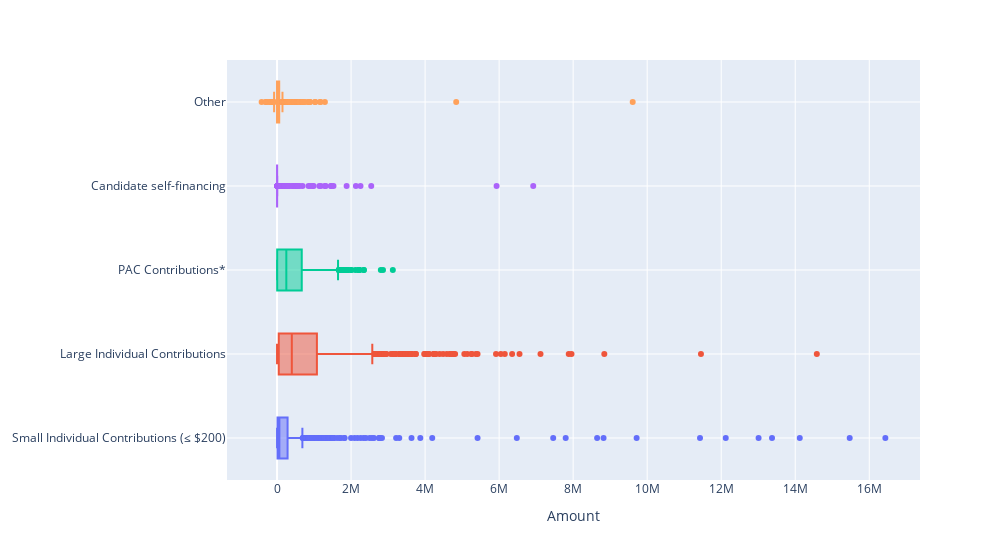

Notebook cell for this chart:
### Code cell
fig = px.box(all_contributions_by_source, 
             y = "Type of Contribution", 
             x = "Amount", 
             points="outliers",
             hover_name = 'Name',
             color = 'Type of Contribution', 
             orientation = 'h',
             width = 1000)
fig.update_layout(showlegend=False,
                  yaxis = go.layout.YAxis(
                      tickangle = 0, 
                      tickfont = {'size':12},
                      gridcolor = 'white')) 
fig.show()

### Figure 1 — Plotly figure (JSON) as saved in the notebook; plotly's stock layout.template omitted (floating-point values rounded to 4 significant figures; data arrays with more than 128 entries replaced by an {"elided": "..."} marker saying what was removed)
{"data": [{"alignmentgroup": "True", "boxpoints": "outliers", "hovertemplate": "<b>%{hovertext}</b><br><br>Type of Contribution=%{y}<br>Amount=%{x}<extra></extra>", "hovertext": {"elided": "899 str values"}, "legendgroup": "Small Individual Contributions (≤ $200)", "marker": {"color": "#636efa"}, "name": "Small Individual Contributions (≤ $200)", "notched": false, "offsetgroup": "Small Individual Contributions (≤ $200)", "orientation": "h", "showlegend": true, "type": "box", "x": {"elided": "899 int values"}, "x0": " ", "xaxis": "x", "y": {"elided": "899 str values"}, "y0": " ", "yaxis": "y"}, {"alignmentgroup": "True", "boxpoints": "outliers", "hovertemplate": "<b>%{hovertext}</b><br><br>Type of Contribution=%{y}<br>Amount=%{x}<extra></extra>", "hovertext": {"elided": "899 str values"}, "legendgroup": "Large Individual Contributions", "marker": {"color": "#EF553B"}, "name": "Large Individual Contributions", "notched": false, "offsetgroup": "Large Individual Contributions", "orientation": "h", "showlegend": true, "type": "box", "x": {"elided": "899 int values"}, "x0": " ", "xaxis": "x", "y": {"elided": "899 str values"}, "y0": " ", "yaxis": "y"}, {"alignmentgroup": "True", "boxpoints": "outliers", "hovertemplate": "<b>%{hovertext}</b><br><br>Type of Contribution=%{y}<br>Amount=%{x}<extra></extra>", "hovertext": {"elided": "899 str values"}, "legendgroup": "PAC Contributions*", "marker": {"color": "#00cc96"}, "name": "PAC Contributions*", "notched": false, "offsetgroup": "PAC Contributions*", "orientation": "h", "showlegend": true, "type": "box", "x": {"elided": "899 int values"}, "x0": " ", "xaxis": "x", "y": {"elided": "899 str values"}, "y0": " ", "yaxis": "y"}, {"alignmentgroup": "True", "boxpoints": "outliers", "hovertemplate": "<b>%{hovertext}</b><br><br>Type of Contribution=%{y}<br>Amount=%{x}<extra></extra>", "hovertext": {"elided": "899 str values"}, "legendgroup": "Candidate self-financing", "marker": {"color": "#ab63fa"}, "name": "Candidate self-financing", "notched": false, "offsetgroup": "Candidate self-financing", "orientation": "h", "showlegend": true, "type": "box", "x": {"elided": "899 int values"}, "x0": " ", "xaxis": "x", "y": {"elided": "899 str values"}, "y0": " ", "yaxis": "y"}, {"alignmentgroup": "True", "boxpoints": "outliers", "hovertemplate": "<b>%{hovertext}</b><br><br>Type of Contribution=%{y}<br>Amount=%{x}<extra></extra>", "hovertext": {"elided": "899 str values"}, "legendgroup": "Other", "marker": {"color": "#FFA15A"}, "name": "Other", "notched": false, "offsetgroup": "Other", "orientation": "h", "showlegend": true, "type": "box", "x": {"elided": "899 int values"}, "x0": " ", "xaxis": "x", "y": {"elided": "899 str values"}, "y0": " ", "yaxis": "y"}], "layout": {"boxmode": "overlay", "legend": {"title": {"text": "Type of Contribution"}, "tracegroupgap": 0}, "margin": {"t": 60}, "showlegend": false, "width": 1000, "xaxis": {"anchor": "y", "domain": [0, 1], "title": {"text": "Amount"}}, "yaxis": {"gridcolor": "white", "tickangle": 0, "tickfont": {"size": 12}}}}
